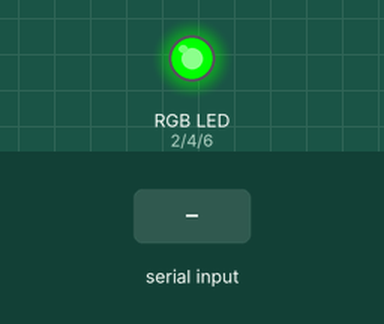
Recording of a sketch running on a simulated Arduino Uno, built with avr-gcc and run on an emulated ATmega328P. On the bench: an RGB LED mixed from three pins (HIGH = lit). The test bench sets the inputs (shaded band).

Above: at 0.1 s.
At 3.2 s:
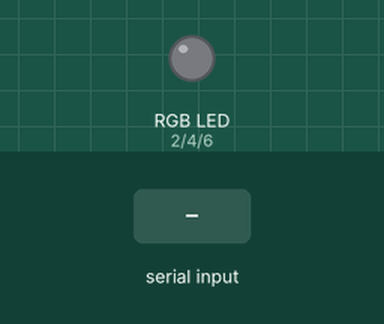
3.3 s: "90 45 200 10\n" received over Serial
At 4.3 s:
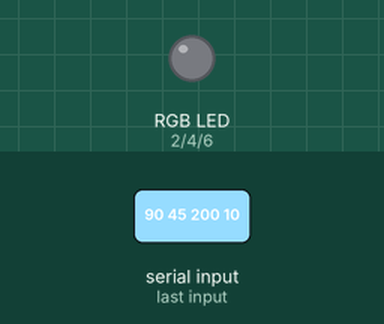
Timing chart, 0 to 6.3 s (numbered marks = the images above; inputs shaded):
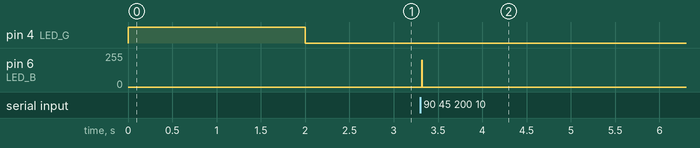

The sketch:

4_3_LED____SerialInput.ino
```cpp
int LED_R = 2;
int LED_G = 4;
int LED_B = 6;

String inputString = "";  // 입력 저장용
bool inputComplete = false;

void setup() {
  Serial.begin(9600);

  pinMode(LED_R, OUTPUT);
  pinMode(LED_G, OUTPUT);
  pinMode(LED_B, OUTPUT);

  rgb_on(0, 255, 0, 2000);
}

void loop() {
  if (inputComplete) {
    // 입력된 문자열 파싱
    int r, g, b, ontime;
    sscanf(inputString.c_str(), "%d %d %d %d", &r, &g, &b, &ontime);

    rgb_on(r, g, b, ontime);

    inputString = "";
    inputComplete = false;
  }
}

// Serial 입력 받기
void serialEvent() {
  while (Serial.available()) {
    char inChar = (char)Serial.read();
    if (inChar == '\n') {
      inputComplete = true;
    } else {
      inputString += inChar;
    }
  }
}

// ontime : 유지시간
void rgb_on(int R, int G, int B, int ontime) {
  analogWrite(LED_R, R);
  analogWrite(LED_G, G);
  analogWrite(LED_B, B);
  delay(ontime);
  rgb_off();
}

void rgb_off() {
  analogWrite(LED_R, 0);
  analogWrite(LED_G, 0);
  analogWrite(LED_B, 0);
}
```

Measured:
- after the input at 3.3 s, pin 6 (LED_B): 0/255 → 200/255 at once, → 0/255 0.01 s later
